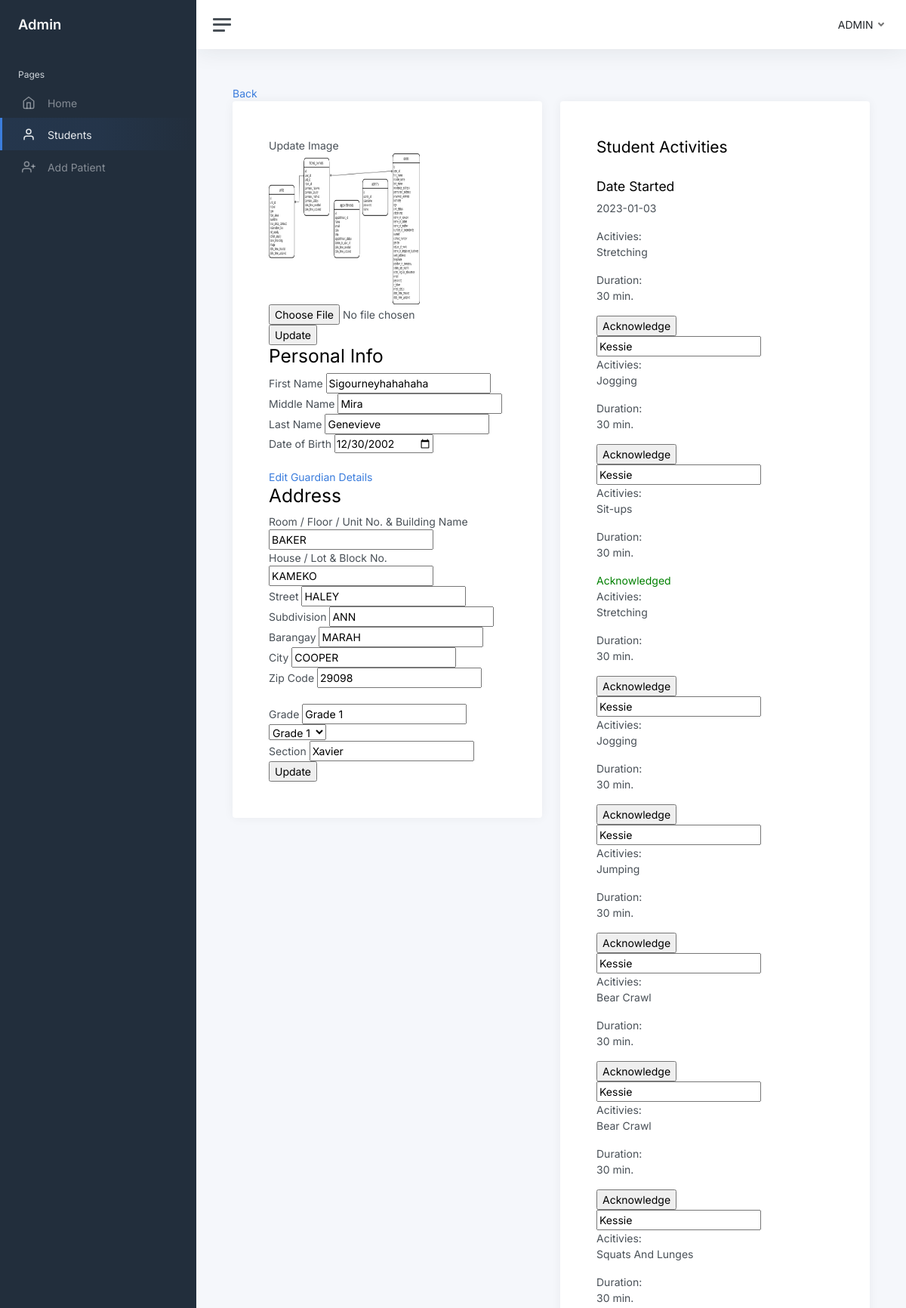
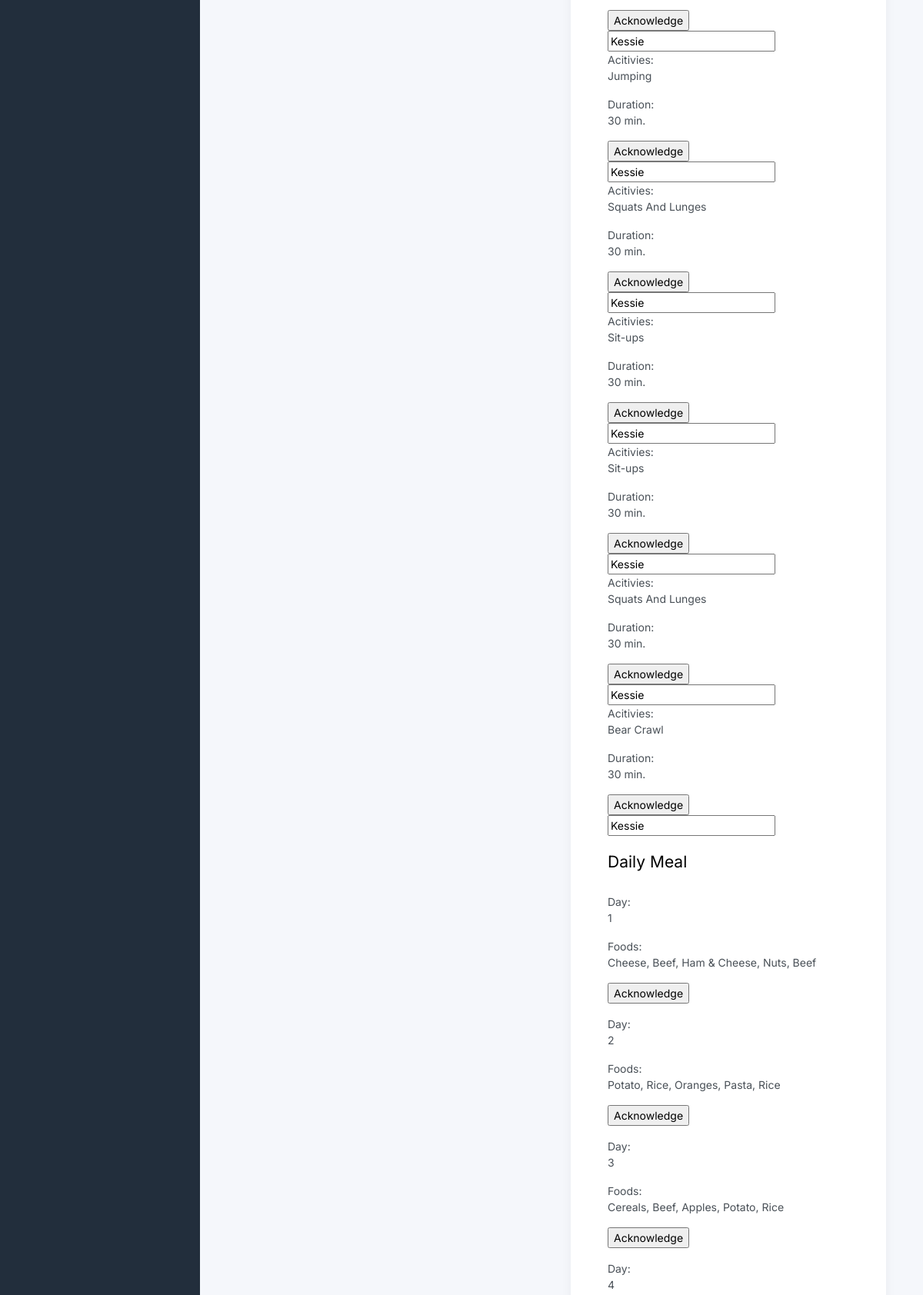
The page /edit-student.php?student_id=Kessie (upper part) on the database its author committed (2 pictures, top to bottom).
### tables this page shows
CREATE TABLE `students` (
  `id` int(11) NOT NULL,
  `student_id` varchar(250) NOT NULL,
  `first_name` varchar(50) NOT NULL,
  `middle_name` varchar(50) NOT NULL,
  `last_name` varchar(50) NOT NULL,
  `date_of_birth` varchar(50) NOT NULL,
  `gender` varchar(50) NOT NULL,
  `room` varchar(50) NOT NULL,
  `house` varchar(50) NOT NULL,
  `street` varchar(50) NOT NULL,
  `subdivision` varchar(50) NOT NULL,
  `barangay` varchar(50) NOT NULL,
  `city` varchar(50) NOT NULL,
  `zip` varchar(50) NOT NULL,
  `image` blob NOT NULL,
  `grade` varchar(10) NOT NULL,
  `section` varchar(50) NOT NULL,
  `date_time_created` datetime NOT NULL,
  `date_time_updated` datetime NOT NULL
);

CREATE TABLE `users` (
  `id` int(11) NOT NULL,
  `user_id` varchar(250) NOT NULL,
  `email` varchar(50) NOT NULL,
  `password` varchar(50) NOT NULL,
  `first_name` varchar(50) NOT NULL,
  `middle_name` varchar(50) NOT NULL,
  `last_name` varchar(50) NOT NULL,
  `contact_number` varchar(50) NOT NULL,
  `room` varchar(50) NOT NULL,
  `house` varchar(50) NOT NULL,
  `street` varchar(50) NOT NULL,
  `subdivision` varchar(50) NOT NULL,
  `barangay` varchar(50) NOT NULL,
  `city` varchar(50) NOT NULL,
  `zip` varchar(50) NOT NULL,
  `gender` varchar(11) NOT NULL,
  `user_type` int(11) NOT NULL,
  `image` blob NOT NULL,
  `student_id` varchar(255) NOT NULL,
  `date_time_created` datetime NOT NULL,
  `date_time_updated` datetime NOT NULL
);

CREATE TABLE `program_records` (
  `id` int(11) NOT NULL,
  `student_id` varchar(20) NOT NULL,
  `date_started` date NOT NULL,
  `foods` varchar(255) NOT NULL,
  `exercises` varchar(255) NOT NULL,
  `day` varchar(50) NOT NULL,
  `food_acknowledge` int(11) NOT NULL,
  `exercise_acknowledge` int(11) NOT NULL,
  `ended_day` date NOT NULL,
  `date_time_created` datetime NOT NULL,
  `date_time_updated` datetime NOT NULL
);

### edit-student.php (the view, shortened to what this page needs)
<?php
include('connection.php');
?>
<!DOCTYPE html>
<html lang="en">
<head>
    <link href="admin-template/css/app.css" rel="stylesheet">
	<link rel="./stylesheet" href="./styles/bootstrap/css/bootstrap.css">
</head>
<body>
    <div class="wrapper">
		<nav id="sidebar" class="sidebar js-sidebar">
			<div class="sidebar-content js-simplebar">
				<a class="sidebar-brand" href="index.html">
          <span class="align-middle">Admin</span>
        </a>
				<ul class="sidebar-nav">
					<li class="sidebar-header">
						Pages
					</li>
					<li class="sidebar-item">
						<a class="sidebar-link" href="home-admin.php">
                            <i class="align-middle" data-feather="home"></i> <span class="align-middle">Home</span>
                         </a>
					</li>
					<li class="sidebar-item active">
						<a class="sidebar-link" href="view-students.php">
                            <i class="align-middle" data-feather="user"></i> <span class="align-middle">Students</span>
                        </a>
					</li>
					<li class="sidebar-item">
						<a class="sidebar-link" href="add-patient.php">
                            <i class="align-middle" data-feather="user-plus"></i> <span class="align-middle">Add Patient</span>
                        </a>
					</li>
				</ul>
			</div>
		</nav>
		<div class="main">
			<nav class="navbar navbar-expand navbar-light navbar-bg">
				<a class="sidebar-toggle js-sidebar-toggle">
          <i class="hamburger align-self-center"></i>
        </a>
				<div class="navbar-collapse collapse">
					<ul class="navbar-nav navbar-align">
						<li class="nav-item dropdown">
							<a class="nav-link dropdown-toggle d-none d-sm-inline-block" href="#" data-bs-toggle="dropdown" id="dropdownMenuButton1">
                                <span class="text-dark">ADMIN</span>
                            </a>
						</li>
					</ul>
				</div>
			</nav>
			<main class="content">
				<div class="container-fluid p-0">
                <a href="view-students.php">Back</a>
                <div class="row">
                    <div class="col-lg-6">
                        <div class="card p-5">
                        <?php
                        if(isset($_GET['student_id'])){
                            $student_id = $_GET['student_id'];
                                $query = "SELECT * FROM students WHERE student_id = '$student_id'";
                                $run = mysqli_query($conn,$query);
                                if(mysqli_num_rows($run) > 0){
                                    foreach($run as $row ){
                                        ?>
                                            <form action="" method="POST"  enctype="multipart/form-data">
                                                <label for="">Update Image</label>
                                                <br>
                                                <img src="parents/student_image/<?php echo $row ['image']?>" width="200px" height="200px" alt="student image">
                                                <br>
                                                <input type="file" name="image">
                                                <br>
                                                <input type="submit" name="update_image" value="Update">
                                            </form>
                                        <?php
                                    }
                                }
                            $query = "SELECT students.student_id AS student_student_id, students.first_name AS student_first_name, students.last_name AS student_last_name ,students.middle_name AS student_middle_name, students.date_of_birth AS student_date_of_birth, students.gender AS student_gender ,students.room AS student_room,students.house AS student_house,students.street AS student_street,students.subdivision AS student_subdivison,students.barangay AS student_barangay,students.city AS student_city,students.zip AS student_zip,students.grade AS student_grade,students.section AS student_section,students.date_time_created AS student_date_time_created,users.first_name AS user_first_name , users.middle_name AS user_middle_name , users.last_name AS user_last_name, users.room AS user_room, users.house AS user_house , users.street AS user_street, users.subdivision AS user_subdivision, users.barangay AS user_barangay, users.city AS user_city , users.zip AS user_zip , users.image AS user_image , users.student_id AS user_student_id, users.user_id AS user_user_id FROM students LEFT JOIN users
                            ON students.student_id = users.student_id WHERE students.student_id = '$student_id'";
                            $run = mysqli_query($conn,$query);
                            if(mysqli_num_rows($run) > 0){
                                foreach($run as $row ){
                                    ?>
                                        <form action="edit-student.php" method="POST" enctype="multipart/form-data">
                                            <h2>Personal Info</h2>
                                            <label for="">First Name</label>
                                            <input type="text" name="first_name" value="<?php echo $row ['student_first_name']?>">
                                            <br>
                                            <label for="">Middle Name</label>
                                            <input type="text" name="middle_name" value="<?php echo $row ['student_middle_name']?>">
                                            <br>
                                            <label for="">Last Name</label>
                                            <input type="text" name="last_name" value="<?php echo $row ['student_last_name']?>">
                                            <br>
                                            <label for="">Date of Birth</label>
                                            <input type="date" name="date_of_birth" value="<?php echo $row ['student_date_of_birth']?>" id="">
                                            <br>
                                            <br>
                                            <a href="edit-guardian-details.php?student_id=<?php echo $row ['student_student_id']?>">Edit Guardian Details</a>
                                            <br>
                                            <h2>Address</h2>
                                            <label for="">Room / Floor / Unit No. & Building Name</label>
                                            <input type="text" name="room" value="<?php echo $row ['student_room'] ?>">
                                            <br>
                                            <label for="">House / Lot & Block No.</label>
                                            <input type="text" name="house" value="<?php echo $row ['student_house']?>">
                                            <br>
                                            <label for="">Street</label>
                                            <input type="text" name="street" value="<?php echo $row ['student_street']?>">
                                            <br>
                                            <label for="">Subdivision</label>
                                            <input type="text" name="subdivision" value="<?php echo $row ['student_subdivison']?>">
                                            <br>
                                            <label for="">Barangay</label>
                                            <input type="text" name="barangay" value="<?php echo $row ['student_barangay']?>">
                                            <br>
                                            <label for="">City</label>
                                            <input type="text" name="city" value="<?php echo $row ['student_city']?>">
                                            <br>
                                            <label for="">Zip Code</label>
                                            <input type="number" name="zip_code" value="<?php echo $row ['student_zip']?>">
                                            <br>
                                            <br>
                                            <label for="">Grade</label>
                                            <input type="text" name="grade" value="<?php echo $row ['student_grade']?>" readonly>
                                            <select name="grade" id="">
                                                <option value="Grade 1">Grade 1</option>
                                            </select>
                                            <br>
                                            <label for="">Section</label>
                                            <input type="text" name="section" value="<?php echo $row ['student_section']?>">
                                            <br>
                                            <input type="submit" name="update" value="Update">
                                        </form>
                                    <?php
                                }
                            }
                            ?>
                        </div>
                        </div>
                        <div class="col-lg-6">
                            <div class="card p-5">
                        <h3>Student Activities</h3>
                        <br>
                    <?php
                        $sql_program_records_date = "SELECT date_started FROM program_records WHERE student_id = '$student_id' LIMIT 1";
                        $run_program_records_date = mysqli_query($conn,$sql_program_records_date);
                        if(mysqli_num_rows($run_program_records_date) > 0){
                            foreach($run_program_records_date as $row){
                                ?>
                                    <h4>Date Started</h4>
                                    <p><?php echo $row['date_started']?></p>
                                <?php
                            }
                        }
                        $sql_daily_activities = "SELECT exercises,exercise_acknowledge, id FROM program_records WHERE student_id = '$student_id' LIMIT 15";
                        $run_daily_activities = mysqli_query($conn,$sql_daily_activities);
                        if(mysqli_num_rows($run_daily_activities) > 0){
                            foreach ($run_daily_activities as $row2){
                                ?>
                                    <label for="">Acitivies:</label>
                                    <p><?php echo $row2['exercises'] ?></p>
                                    <label for="">Duration:</label>
                                    <p>30 min.</p>
                                    <form action="" method="POST">
                                        <?php
                                            if($row2['exercise_acknowledge'] == 0){
                                                ?>
                                                <input type="submit" name="acknowledge_task" value="Acknowledge">
                                                <input type="text" name="student_id" value="<?php echo $student_id ?>">
                                                <?php
                                            }else{
                                                echo "<div style='color:green;'>Acknowledged </div>";
                                            }
                                        ?>
                                    </form>
                                <?php
                            }
                        }
                    ?>
                        <br>
                            <h3>Daily Meal</h3>
                        <br>
                    <?php
                    $sql_program_records = "SELECT * FROM program_records WHERE student_id = '$student_id'";
                    $run_program_records = mysqli_query($conn,$sql_program_records);
                    if(mysqli_num_rows($run_program_records) > 0){
                        foreach($run_program_records as $row1){
                            ?>
                                <label for="">Day: </label>
                                <p><?php echo $row1['day']?></p>
                                <label for="">Foods:</label>
                                <p><?php echo $row1['foods']?></p>
                                <form action="" method="POST">
                                <p>
                                    <?php
                                        if($row1['food_acknowledge'] == 0){
                                            ?>
                                                <input type="submit" name="acknowledge_meal" value="Acknowledge">
                                            <?php
                                        }else{
                                            echo "<div style='color: green;'>Acknowledged </div> ";
                                        }
                                    ?>
                                </p>
                                </form>
                            <?php
                        }
                    }
                }
                ?>
                </div>
				</div>
                </div>
                </div>
			</main>
		</div>
	</div>
</body>
</html>

### rows shown on the page
students: image (picture)
users: first_name "Sigourneyhahahaha", middle_name "Mira", last_name "Genevieve", date_of_birth "12/30/2002", room "BAKER", house "KAMEKO", street "HALEY", subdivision "ANN", barangay "MARAH", city "COOPER", zip_code "29098", grade "Grade 1", section "Xavier"
program_records: exercises "Stretching", day "1", foods "Cheese, Beef, Ham & Cheese, Nuts, Beef"
program_records: exercises "Jogging", day "2", foods "Potato, Rice, Oranges, Pasta, Rice"
program_records: exercises "Sit-ups", exercise_acknowledge "Acknowledged", day "3", foods "Cereals, Beef, Apples, Potato, Rice"
program_records: exercises "Stretching", day "4"
program_records: exercises "Jogging"
program_records: exercises "Jumping"
program_records: exercises "Bear Crawl"
program_records: exercises "Bear Crawl"
program_records: exercises "Squats And Lunges"
program_records: exercises "Jumping"
program_records: exercises "Squats And Lunges"
program_records: exercises "Sit-ups"
program_records: exercises "Sit-ups"
program_records: exercises "Squats And Lunges"
program_records: exercises "Bear Crawl"

### other values the page prints
$row['date_started'] "2023-01-03"
